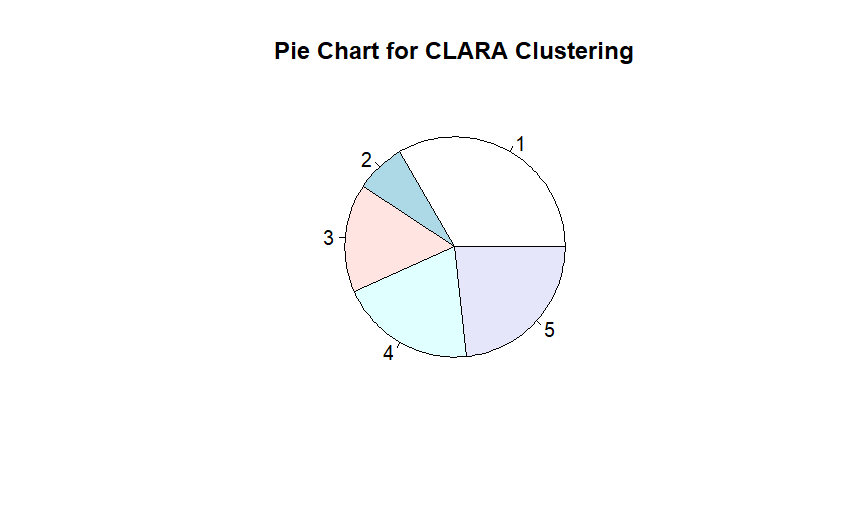

R code for this plot:
# Load required libraries
library(cluster)

# Load the dataset
data <- read.csv("C:/Users/HP/Downloads/Data.csv")

# Check the structure of the dataset
str(data)

# Assuming your dataset has numeric variables, you may need to preprocess your data if necessary

# Check for missing values
if (anyNA(data)) {
  stop("Missing values are present in the dataset.")
}

# Convert non-numeric values to numeric (if necessary)
data <- as.data.frame(apply(data, 2, as.numeric))

# Perform clustering with CLARA method
clara_clusters <- clara(data, k = 5)  # You can change the number of clusters as needed

# Print cluster information
print(clara_clusters)

# Plot dendrogram (Not applicable for CLARA, so printing cluster sizes)
pie(table(clara_clusters$clustering), main = "Pie Chart for CLARA Clustering")
